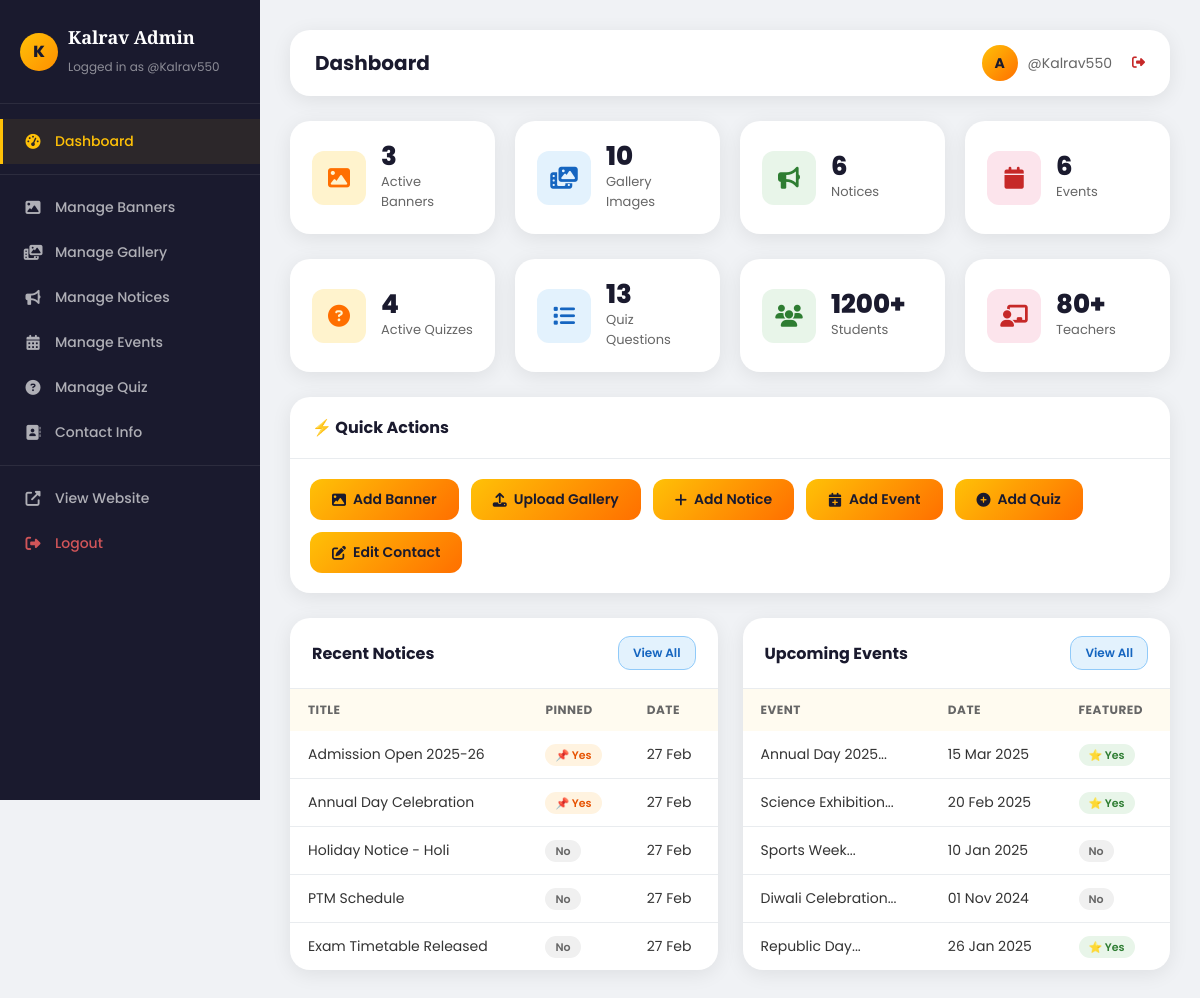
Page /admin/dashboard.php (signed in) on the committed database.
### tables this page shows
CREATE TABLE IF NOT EXISTS notices (
    id INT AUTO_INCREMENT PRIMARY KEY,
    title VARCHAR(255) NOT NULL,
    content TEXT,
    is_pinned TINYINT(1) DEFAULT 0,
    created_at TIMESTAMP DEFAULT CURRENT_TIMESTAMP
);

CREATE TABLE IF NOT EXISTS events (
    id INT AUTO_INCREMENT PRIMARY KEY,
    title VARCHAR(255) NOT NULL,
    description TEXT,
    event_date DATE,
    image_path VARCHAR(500) DEFAULT '',
    is_featured TINYINT(1) DEFAULT 0,
    created_at TIMESTAMP DEFAULT CURRENT_TIMESTAMP
);

### admin/dashboard.php (the view, shortened to what this page needs)
<?php
require_once 'auth_check.php';
$adminTitle = 'Dashboard';
require_once 'admin_header.php';
$counts = [
    'banners' => $conn->query("SELECT COUNT(*) as c FROM banners WHERE is_active=1")->fetch_assoc()['c'],
    'gallery' => $conn->query("SELECT COUNT(*) as c FROM gallery")->fetch_assoc()['c'],
    'notices' => $conn->query("SELECT COUNT(*) as c FROM notices")->fetch_assoc()['c'],
    'events' => $conn->query("SELECT COUNT(*) as c FROM events")->fetch_assoc()['c'],
    'quizzes' => $conn->query("SELECT COUNT(*) as c FROM quizzes WHERE is_active=1")->fetch_assoc()['c'],
    'questions' => $conn->query("SELECT COUNT(*) as c FROM quiz_questions")->fetch_assoc()['c'],
];
$recentNotices = $conn->query("SELECT * FROM notices ORDER BY created_at DESC LIMIT 5");
$recentEvents = $conn->query("SELECT * FROM events ORDER BY created_at DESC LIMIT 5");
?>
<div class="dash-stats">
    <div class="dash-stat-card">
        <div class="stat-icon yellow"><i class="fas fa-image"></i></div>
        <div class="stat-info"><h3><?php echo $counts['banners']; ?></h3><p>Active Banners</p></div>
    </div>
    <div class="dash-stat-card">
        <div class="stat-icon blue"><i class="fas fa-photo-video"></i></div>
        <div class="stat-info"><h3><?php echo $counts['gallery']; ?></h3><p>Gallery Images</p></div>
    </div>
    <div class="dash-stat-card">
        <div class="stat-icon green"><i class="fas fa-bullhorn"></i></div>
        <div class="stat-info"><h3><?php echo $counts['notices']; ?></h3><p>Notices</p></div>
    </div>
    <div class="dash-stat-card">
        <div class="stat-icon pink"><i class="fas fa-calendar"></i></div>
        <div class="stat-info"><h3><?php echo $counts['events']; ?></h3><p>Events</p></div>
    </div>
</div>
<div class="dash-stats">
    <div class="dash-stat-card">
        <div class="stat-icon yellow"><i class="fas fa-question-circle"></i></div>
        <div class="stat-info"><h3><?php echo $counts['quizzes']; ?></h3><p>Active Quizzes</p></div>
    </div>
    <div class="dash-stat-card">
        <div class="stat-icon blue"><i class="fas fa-list"></i></div>
        <div class="stat-info"><h3><?php echo $counts['questions']; ?></h3><p>Quiz Questions</p></div>
    </div>
    <div class="dash-stat-card">
        <div class="stat-icon green"><i class="fas fa-users"></i></div>
        <div class="stat-info"><h3>1200+</h3><p>Students</p></div>
    </div>
    <div class="dash-stat-card">
        <div class="stat-icon pink"><i class="fas fa-chalkboard-teacher"></i></div>
        <div class="stat-info"><h3>80+</h3><p>Teachers</p></div>
    </div>
</div>
<div class="admin-card" style="margin-bottom:25px;">
    <div class="admin-card-header"><h2>⚡ Quick Actions</h2></div>
    <div style="padding:20px;display:flex;gap:12px;flex-wrap:wrap;">
        <a href="manage_banner.php" class="admin-btn admin-btn-primary"><i class="fas fa-image"></i> Add Banner</a>
        <a href="manage_gallery.php" class="admin-btn admin-btn-primary"><i class="fas fa-upload"></i> Upload Gallery</a>
        <a href="manage_notices.php" class="admin-btn admin-btn-primary"><i class="fas fa-plus"></i> Add Notice</a>
        <a href="manage_events.php" class="admin-btn admin-btn-primary"><i class="fas fa-calendar-plus"></i> Add Event</a>
        <a href="manage_quiz.php" class="admin-btn admin-btn-primary"><i class="fas fa-plus-circle"></i> Add Quiz</a>
        <a href="manage_contact.php" class="admin-btn admin-btn-primary"><i class="fas fa-edit"></i> Edit Contact</a>
    </div>
</div>
<div class="grid-2" style="gap:25px;">
    <div class="admin-card">
        <div class="admin-card-header">
            <h2>Recent Notices</h2>
            <a href="manage_notices.php" class="admin-btn admin-btn-info admin-btn-sm">View All</a>
        </div>
        <table class="admin-table">
            <thead><tr><th>Title</th><th>Pinned</th><th>Date</th></tr></thead>
            <tbody>
                <?php if ($recentNotices && $recentNotices->num_rows > 0):
                    while ($n = $recentNotices->fetch_assoc()): ?>
                <tr>
                    <td><?php echo htmlspecialchars(substr($n['title'],0,35)); ?><?php echo strlen($n['title'])>35?'...':''; ?></td>
                    <td><?php echo $n['is_pinned'] ? '<span class="badge badge-warning">📌 Yes</span>' : '<span class="badge" style="background:#f0f0f0;color:#666;">No</span>'; ?></td>
                    <td><?php echo date('d M', strtotime($n['created_at'])); ?></td>
                </tr>
                <?php endwhile; else: ?><tr><td colspan="3" style="text-align:center;color:#888;">No notices</td></tr><?php endif; ?>
            </tbody>
        </table>
    </div>
    <div class="admin-card">
        <div class="admin-card-header">
            <h2>Upcoming Events</h2>
            <a href="manage_events.php" class="admin-btn admin-btn-info admin-btn-sm">View All</a>
        </div>
        <table class="admin-table">
            <thead><tr><th>Event</th><th>Date</th><th>Featured</th></tr></thead>
            <tbody>
                <?php if ($recentEvents && $recentEvents->num_rows > 0):
                    while ($e = $recentEvents->fetch_assoc()): ?>
                <tr>
                    <td><?php echo htmlspecialchars(substr($e['title'],0,30)); ?>...</td>
                    <td><?php echo date('d M Y', strtotime($e['event_date'])); ?></td>
                    <td><?php echo $e['is_featured'] ? '<span class="badge badge-success">⭐ Yes</span>' : '<span class="badge" style="background:#f0f0f0;color:#666;">No</span>'; ?></td>
                </tr>
                <?php endwhile; else: ?><tr><td colspan="3" style="text-align:center;color:#888;">No events</td></tr><?php endif; ?>
            </tbody>
        </table>
    </div>
</div>
</div>
</body></html>

### admin/admin_header.php (shortened to what this page needs)
<?php
$currentAdminPage = basename($_SERVER['PHP_SELF']);
?>
<!DOCTYPE html>
<html lang="en">
<head>
    <link rel="stylesheet" href="../assets/css/style.css">
    <link rel="stylesheet" href="https://cdnjs.cloudflare.com/ajax/libs/font-awesome/6.4.0/css/all.min.css">
</head>
<body class="admin-body">
<aside class="admin-sidebar" id="adminSidebar">
    <div class="sidebar-header">
        <div style="display:flex;align-items:center;gap:10px;">
            <div style="width:38px;height:38px;background:linear-gradient(135deg,#FFC107,#FF8F00);border-radius:50%;display:flex;align-items:center;justify-content:center;font-weight:800;color:#1a1a2e;font-size:16px;">K</div>
            <div>
                <h2>Kalrav Admin</h2>
                <span>Logged in as <?php echo htmlspecialchars($_SESSION['admin_username'] ?? 'Admin'); ?></span>
            </div>
        </div>
    </div>
    <nav class="sidebar-nav">
        <a href="dashboard.php" class="<?php echo $currentAdminPage==='dashboard.php'?'active':''; ?>">
            <i class="fas fa-tachometer-alt"></i> Dashboard
        </a>
        <hr class="sidebar-divider">
        <a href="manage_banner.php" class="<?php echo $currentAdminPage==='manage_banner.php'?'active':''; ?>">
            <i class="fas fa-image"></i> Manage Banners
        </a>
        <a href="manage_gallery.php" class="<?php echo $currentAdminPage==='manage_gallery.php'?'active':''; ?>">
            <i class="fas fa-photo-video"></i> Manage Gallery
        </a>
        <a href="manage_notices.php" class="<?php echo $currentAdminPage==='manage_notices.php'?'active':''; ?>">
            <i class="fas fa-bullhorn"></i> Manage Notices
        </a>
        <a href="manage_events.php" class="<?php echo $currentAdminPage==='manage_events.php'?'active':''; ?>">
            <i class="fas fa-calendar-alt"></i> Manage Events
        </a>
        <a href="manage_quiz.php" class="<?php echo $currentAdminPage==='manage_quiz.php'?'active':''; ?>">
            <i class="fas fa-question-circle"></i> Manage Quiz
        </a>
        <a href="manage_contact.php" class="<?php echo $currentAdminPage==='manage_contact.php'?'active':''; ?>">
            <i class="fas fa-address-book"></i> Contact Info
        </a>
        <hr class="sidebar-divider">
        <a href="../index.php" target="_blank">
            <i class="fas fa-external-link-alt"></i> View Website
        </a>
        <a href="logout.php" style="color:rgba(255,100,100,0.8);">
            <i class="fas fa-sign-out-alt"></i> Logout
        </a>
    </nav>
</aside>
<div class="admin-main">
    <div class="admin-topbar">
        <div style="display:flex;align-items:center;gap:15px;">
            <h1><?php echo isset($adminTitle) ? htmlspecialchars($adminTitle) : 'Dashboard'; ?></h1>
        </div>
        <div class="admin-user">
            <div class="admin-avatar">A</div>
            <span><?php echo htmlspecialchars($_SESSION['admin_username'] ?? 'Admin'); ?></span>
            <a href="logout.php" style="color:#c62828;text-decoration:none;margin-left:10px;font-size:13px;"><i class="fas fa-sign-out-alt"></i></a>
        </div>
    </div>

### rows in the picture
notices: title "Admission Open 2025-26", is_pinned "📌 Yes", created_at "27 Feb"
notices: title "Annual Day Celebration", is_pinned "📌 Yes", created_at "27 Feb"
notices: title "Holiday Notice - Holi", is_pinned "No", created_at "27 Feb"
notices: title "PTM Schedule", is_pinned "No", created_at "27 Feb"
notices: title "Exam Timetable Released", is_pinned "No", created_at "27 Feb"
events: title "Annual Day 2025", event_date "15 Mar 2025", is_featured "⭐ Yes"
events: title "Science Exhibition", event_date "20 Feb 2025", is_featured "⭐ Yes"
events: title "Sports Week", event_date "10 Jan 2025", is_featured "No"
events: title "Diwali Celebration", event_date "01 Nov 2024", is_featured "No"
events: title "Republic Day", event_date "26 Jan 2025", is_featured "⭐ Yes"

### other values in the picture
$_SESSION['admin_username'] "@Kalrav550"
$adminTitle "Dashboard"
$counts['banners'] "3"
$counts['gallery'] "10"
$counts['notices'] "6"
$counts['events'] "6"
$counts['quizzes'] "4"
$counts['questions'] "13"
